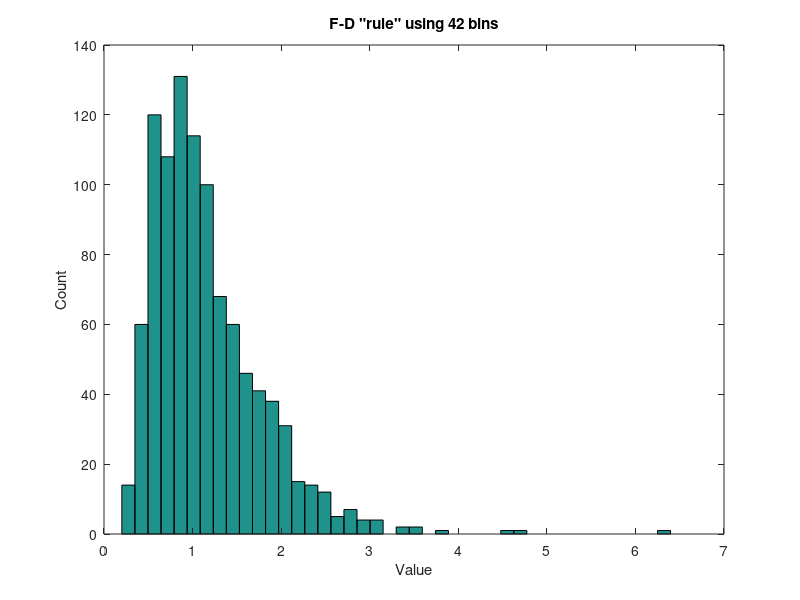
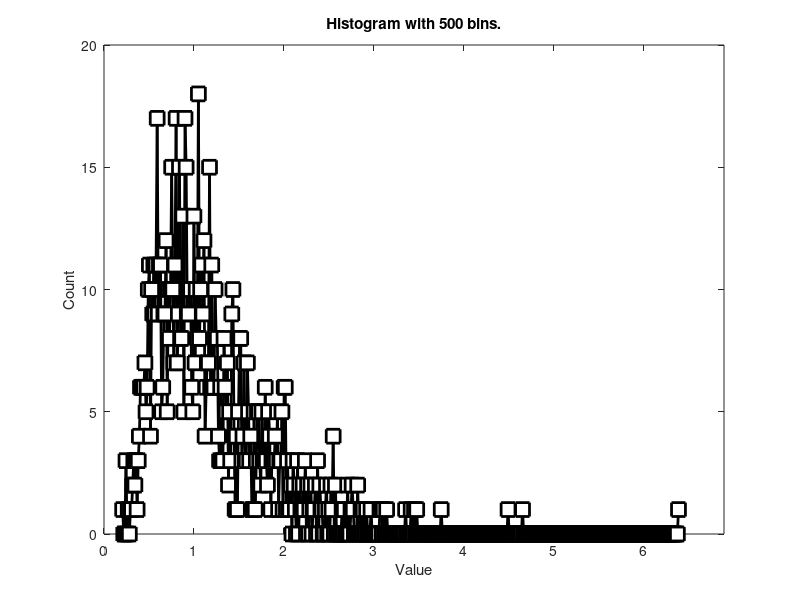

Recreate these plots in MATLAB, in order.
%%
%   COURSE: Master statistics and machine learning: intuition, math, code										
%      URL: udemy.com/course/statsml_x/?couponCode=202006 
% 
%  SECTION: Descriptive statistics
%    VIDEO: Histogram bins
% 
%  TEACHER: Mike X Cohen, sincxpress.com
%

%%

% a clear MATLAB workspace is a clear mental workspace
close all; clear
pkg load statistics % load Octave stats package

%% create some data


% number of data points
n = 1000;

% number of histogram bins
k = 40;

% generate log-normal distribution
data = exp( randn(n,1)/2 );


figure(1), clf

% one way to show a histogram
hist(data,k)
xlabel('Value'), ylabel('Count')

%% try the Freedman-Diaconis rule

r = 2*iqr(data)*n^(-1/3);
b = ceil( (max(data)-min(data) )/r );

hist(data,b)

% without iqr function in stats toolbox
%hist(data,'BinMethod','fd') %%%% Note: Octave doesn't have the 'fd' option

xlabel('Value'), ylabel('Count')
title([ 'F-D "rule" using ' num2str(b) ' bins' ])

%% movie showing histograms with increasing bins

bins2try = round( linspace(5,n/2,30) );

figure(2), clf
h = plot(0,1,'ks-','linewidth',2,'markersize',10,'markerfacecolor','w');
set(gca,'xlim',[0 max(data)+.5])
xlabel('Value'), ylabel('Count')

for bini=1:length(bins2try)
    % use hist to get histogram graph data for this bin count
    [y,x] = hist(data,bins2try(bini));
    
    % update xdata and ydata
    set(h,'XData',x,'ydata',y);
    
    % update title
    title([ 'Histogram with ' num2str(bins2try(bini)) ' bins.' ])
    pause(.5)
end    

%% done.
